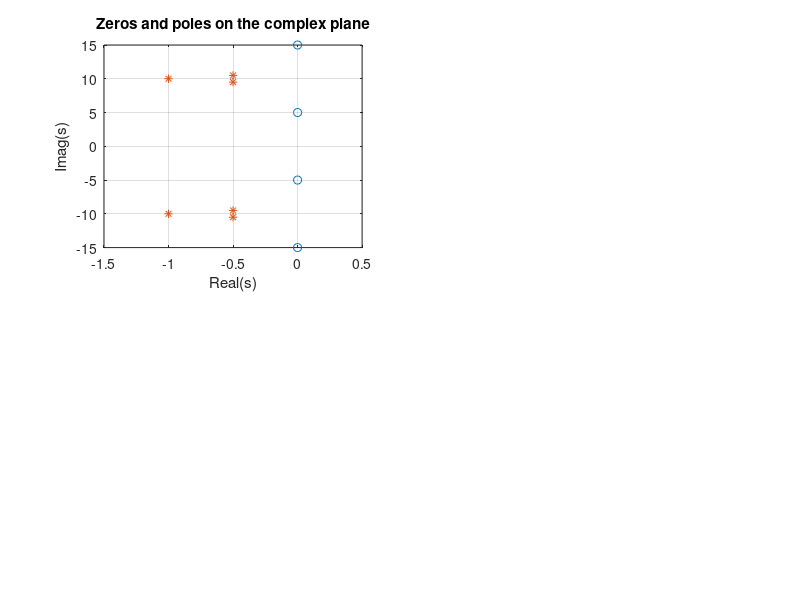

This figure's MATLAB source: (Note: this script raises an error after producing the figure.)
% example 1
% Designing a band-pass filter with
% pole-zero matching method
clearvars; close all;

% poles - central frequency 10rad/s
p = [-0.5 + 1i*9.5,...
     -0.5 - 1i*9.5,...
     -1 + 1i*10,...
     -1 - 1i*10,...
     -0.5 + 1i*10.5,...
     -0.5 - 1i*10.5];

% zeros - frequency attenuation below and above 10rad/s
z = [1i*5,...
    -1i*5,...
     1i*15,...
    -1i*15];

% plot
figure;
subplot(221);
plot(z, "o"); hold on;
plot(p, "*"); hold off;
title("Zeros and poles on the complex plane");
xlim([-1.5, 0.5]); grid on;
xlabel("Real(s)"); ylabel("Imag(s)");

% filter transmittance in frequency domain
w = 0 : 0.01 : 20;      % angular frequency domain
[b, a] = zeroPole2TransferFunction(z, p, 1);
H = analogFrequencyResponse(b, a, w);

% Matlab functions
[b_matlab, a_matlab] = zp2tf(z', p', 1);
H_matlab = freqs(b_matlab, a_matlab, w);

% error
error = max(abs(b - b_matlab));
disp("b error = " + error);
error = max(abs(a - a_matlab));
disp("a error = " + error);
error = max(abs(H) - abs(H_matlab));
disp("H error = " + error);

% Amplitude characteristic
A_H = abs(H);
A_HdB = 20*log10(A_H);

% plot
subplot(223);
plot(w, A_H);
title("Amplitude characteristic");
grid on; ylim([0, 2.5]);
ylabel("|H(j\omega)|"); xlabel("\omega [rd/s]");

subplot(224);
plot(w, A_HdB);
title("Amplitude characteristic");
grid on; ylim([-100, 20]);
ylabel("20log_1_0|H(j\omega)| [dB]");
xlabel("\omega [rd/s]");

% Phase characteristic - strongly not linear
subplot(222);
plot(w, unwrap(angle(H)));
title("Phase characteristic");
grid on; ylim([-4, 4]);
ylabel("\Phi(j\omega) [rd]");
xlabel("\omega [rd/s]");

% change gain to 1
H = H / max(H);
A_HdB = 20*log10(abs(H));

figure;
subplot(211);
plot(w, abs(H));
title("Amplitude characteristic - gain to 1");
grid on; ylim([0, 1]);
ylabel("|H(j\omega)|"); xlabel("\omega [rd/s]");

subplot(212);
plot(w, A_HdB);
title("Amplitude characteristic - gain to 1");
grid on; ylim([-100, 20]);
ylabel("20log_1_0|H(j\omega)| [dB]");
xlabel("\omega [rd/s]");